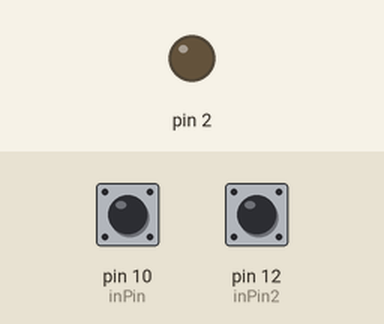
The sketch below on a simulated Arduino Uno, built with avr-gcc and run on an emulated ATmega328P. Shown: output pins drawn as LEDs (lit = HIGH). Inputs (shaded band) come from the test bench; at power-on: pin 10 (inPin) HIGH, pin 12 (inPin2) HIGH. What the sketch prints to the serial monitor is not drawn.

Above: at 1.2 s.
1.3 s: pin 10 (inPin) pulled LOW for 0.15 s
At 2.5 s:
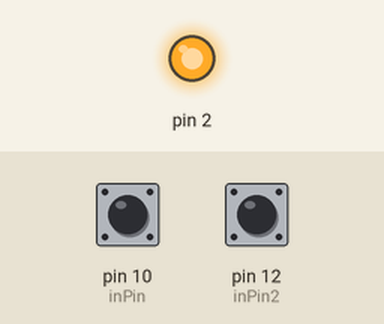
2.9 s: pin 12 (inPin2) pulled LOW for 0.15 s
At 3.9 s:
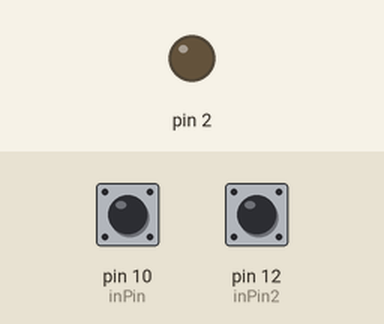
4.5 s: pin 10 (inPin) pulled LOW for 1 s
At 5.1 s:
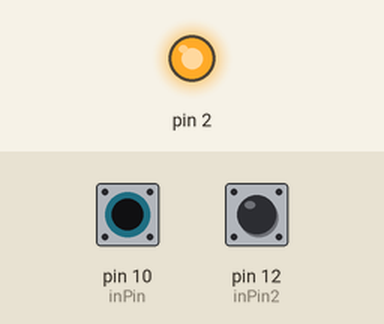
Timing chart, 0 to 7.5 s (numbered marks = the images above; inputs shaded):
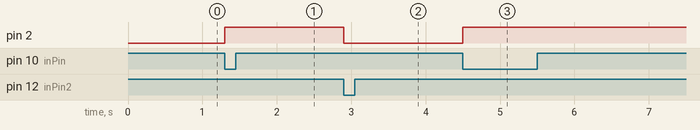

The sketch:

LED_Test3.ino
```cpp
int keyData = 0;
int keyData2 = 0;
int inPin = 10;
int inPin2 = 12;
void setup() {
  Serial.begin(115200); // 통신 설정 근데 통신이 뭘까?
  pinMode(inPin, INPUT_PULLUP); // 풀업저항 사용 - 뭔 뜻인지 모름
  pinMode(inPin2, INPUT_PULLUP);
  pinMode(2, OUTPUT);  // LED 핀 설정
}

void loop() {
  keyData = digitalRead(inPin); // 이것도 뭔지 모름
  keyData2 = digitalRead(inPin2);

  Serial.println(keyData); // keyData 값을 출력해줌
  Serial.println(keyData2);

  if(keyData == LOW){     // keyData 값이 0이면
    digitalWrite(2, HIGH); // LED 13번 핀에 1의 값을 준다.
  }
  if(keyData2 == LOW){
    digitalWrite(2,LOW);
  }

}
```

Measured:
- after the input at 1.3 s, pin 2: LOW → HIGH at once
- after the input at 2.9 s, pin 2: HIGH → LOW at once
- after the input at 4.5 s, pin 2: LOW → HIGH at once
